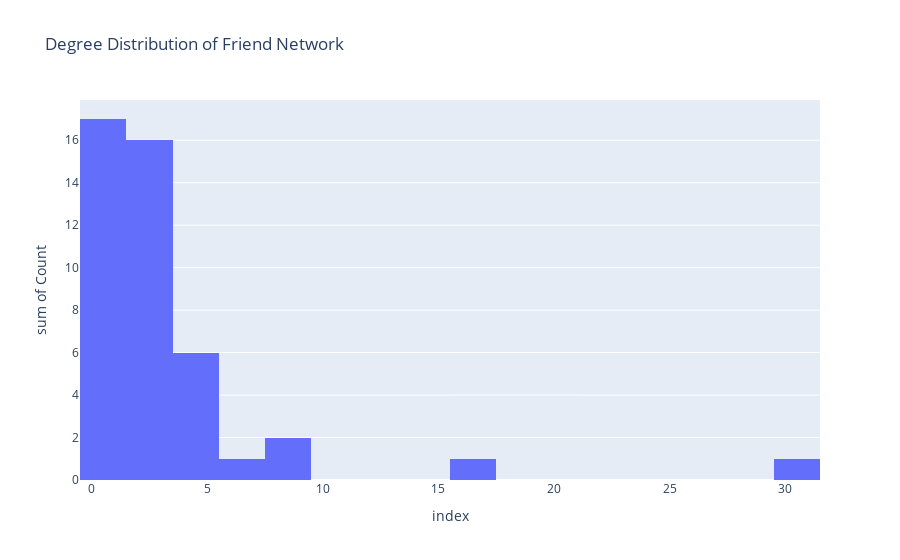

Notebook code cell kept with this figure:
### Code cell
#histogram of degree distribution
degree_sequence = sorted([d for n, d in G.degree()], reverse=True)
degree_count = pd.Series(degree_sequence).value_counts().sort_index()
fig = px.histogram(degree_count, x=degree_count.index, y=degree_count.values,
             labels={'x': 'Degree', 'y': 'Count'}, nbins=30,
             title='Degree Distribution of Friend Network')
fig.show()

### Figure 1 — Plotly figure (JSON) as saved in the notebook; plotly's stock layout.template omitted (floating-point values rounded to 4 significant figures)
{"data": [{"bingroup": "x", "histfunc": "sum", "hovertemplate": "index=%{x}<br>sum of Count=%{y}<extra></extra>", "legendgroup": "", "marker": {"color": "#636efa", "pattern": {"shape": ""}}, "name": "", "nbinsx": 30, "orientation": "v", "showlegend": false, "type": "histogram", "x": [1, 2, 3, 4, 5, 6, 8, 16, 31], "xaxis": "x", "y": [17, 11, 5, 3, 3, 1, 2, 1, 1], "yaxis": "y"}], "layout": {"barmode": "relative", "legend": {"tracegroupgap": 0}, "title": {"text": "Degree Distribution of Friend Network"}, "xaxis": {"anchor": "y", "domain": [0, 1], "title": {"text": "index"}}, "yaxis": {"anchor": "x", "domain": [0, 1], "title": {"text": "sum of Count"}}}}
